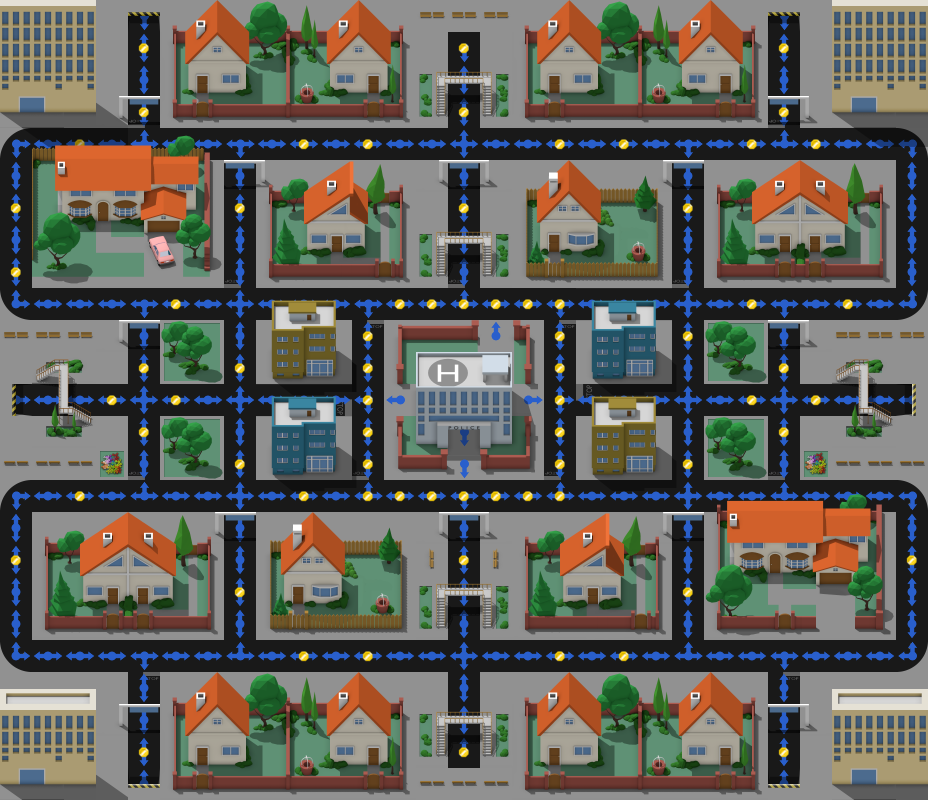

This game map was drawn from its Tiled (.tmx) file and the tilesets committed beside it. A one-line description and the trimmed map source follow:
An orthogonal 29x25 tile map with 32x32 px tiles, 5 tile layers (Background, Path, dots, overlay_strada, ...), 3 tilesets and 19 objects (8x pill, 6x teleport, red_enemy, green_enemy, magenta_enemy, ...).

<map version="1.0" orientation="orthogonal" renderorder="right-down" width="29" height="25" tilewidth="32" tileheight="32" nextobjectid="20">
 <tileset firstgid="1" name="metatiles" tilewidth="32" tileheight="32" tilecount="20" columns="5">
  <image source="../img/map/metatiles.png" width="160" height="128" />
  <tile id="0">
   <properties>
    <property name="direction" value="1110" />
   </properties>
  </tile>
  <tile id="1">
   <properties>
    <property name="direction" value="0111" />
   </properties>
  </tile>
  <tile id="2">
   <properties>
    <property name="direction" value="1011" />
   </properties>
  </tile>
  <tile id="3">
   <properties>
    <property name="direction" value="1101" />
   </properties>
  </tile>
  <tile id="4">
   <properties>
    <property name="direction" value="1111" />
   </properties>
  </tile>
  <tile id="5">
   <properties>
    <property name="direction" value="1100" />
   </properties>
  </tile>
  <tile id="6">
   <properties>
    <property name="direction" value="0110" />
   </properties>
  </tile>
  <tile id="7">
   <properties>
    <property name="direction" value="0011" />
   </properties>
  </tile>
  <tile id="8">
   <properties>
    <property name="direction" value="1001" />
   </properties>
  </tile>
  <tile id="9">
   <properties>
    <property name="direction" value="1010" />
   </properties>
  </tile>
  <tile id="10">
   <properties>
    <property name="direction" value="1000" />
   </properties>
  </tile>
  <tile id="11">
   <properties>
    <property name="direction" value="0100" />
   </properties>
  </tile>
  <tile id="12">
   <properties>
    <property name="direction" value="0010" />
   </properties>
  </tile>
  <tile id="13">
   <properties>
    <property name="direction" value="0001" />
   </properties>
  </tile>
  <tile id="14">
   <properties>
    <property name="direction" value="0101" />
   </properties>
  </tile>
  <tile id="15">
   <properties>
    <property name="direction" value="0000" />
    <property name="type" value="solid" />
   </properties>
  </tile>
 </tileset>
 <tileset firstgid="21" name="case" tilewidth="32" tileheight="32" tilecount="616" columns="8">
  <image source="../img/map/casetiles.png" width="256" height="2464" />
 </tileset>
 <tileset firstgid="637" name="strade" tilewidth="32" tileheight="32" tilecount="52" columns="4">
  <image source="../img/map/stradatiles.png" width="128" height="416" />
 </tileset>
 <layer name="Background" width="29" height="25">
  <properties>
   <property name="preRender" value="false" />
  </properties>
  <data>[725 cells, 725 non-empty, 203 distinct tile ids]</data>
 </layer>
 <layer name="Path" width="29" height="25">
  <data>[725 cells, 231 non-empty, 15 distinct tile ids]</data>
 </layer>
 <layer name="dots" width="29" height="25">
  <data>[725 cells, 70 non-empty, 1 distinct tile ids]</data>
 </layer>
 <objectgroup name="Enemies">
  <object id="1" name="enemy" type="red_enemy" gid="18" x="384" y="416" width="32" height="32">
   <properties>
    <property name="behavior" value="random" />
    <property name="delay" value="100" />
    <property name="keepAlive" value="true" />
   </properties>
  </object>
  <object id="2" name="enemy" type="green_enemy" gid="18" x="512" y="416" width="32" height="32">
   <properties>
    <property name="behavior" value="random" />
    <property name="delay" value="1000" />
    <property name="keepAlive" value="true" />
   </properties>
  </object>
  <object id="3" name="enemy" type="magenta_enemy" gid="18" x="448" y="448" width="32" height="32">
   <properties>
    <property name="behavior" value="chase" />
    <property name="keepAlive" value="true" />
   </properties>
  </object>
  <object id="4" name="enemy" type="blue_enemy" gid="18" x="480" y="352" width="32" height="32">
   <properties>
    <property name="behavior" value="chase" />
    <property name="delay" value="2000" />
    <property name="keepAlive" value="true" />
   </properties>
  </object>
 </objectgroup>
 <objectgroup name="Entities">
  <object id="5" name="player" gid="19" x="352" y="320" width="32" height="32" />
  <object id="6" name="teleport" gid="20" x="0" y="416" width="32" height="32">
   <properties>
    <property name="destination" value="1" />
    <property name="id" value="2" />
   </properties>
  </object>
  <object id="7" name="teleport" gid="20" x="896" y="416" width="32" height="32">
   <properties>
    <property name="destination" value="2" />
    <property name="id" value="1" />
   </properties>
  </object>
  <object id="8" name="teleport" gid="20" x="128" y="32" width="32" height="32">
   <properties>
    <property name="destination" value="2" />
    <property name="id" value="3" />
   </properties>
  </object>
  <object id="9" name="teleport" gid="20" x="128" y="800" width="32" height="32">
   <properties>
    <property name="destination" value="3" />
    <property name="id" value="2" />
   </properties>
  </object>
  <object id="10" name="teleport" gid="20" x="768" y="32" width="32" height="32">
   <properties>
    <property name="destination" value="5" />
    <property name="id" value="6" />
   </properties>
  </object>
  <object id="11" name="teleport" gid="20" x="768" y="800" width="32" height="32">
   <properties>
    <property name="destination" value="6" />
    <property name="id" value="5" />
   </properties>
  </object>
 </objectgroup>
 <objectgroup name="powerup">
  <object id="12" name="pill" gid="17" x="0" y="160" width="32" height="32" />
  <object id="13" name="pill" gid="17" x="896" y="160" width="32" height="32" />
  <object id="14" name="pill" gid="17" x="448" y="672" width="32" height="32" />
  <object id="15" name="pill" gid="17" x="0" y="672" width="32" height="32" />
  <object id="16" name="pill" gid="17" x="896" y="672" width="32" height="32" />
  <object id="17" name="pill" gid="17" x="448" y="160" width="32" height="32" />
  <object id="18" name="pill" gid="17" x="128" y="416" width="32" height="32" />
  <object id="19" name="pill" gid="17" x="768" y="416" width="32" height="32" />
 </objectgroup>
 <layer name="overlay_strada" width="29" height="25">
  <data>[725 cells, 58 non-empty, 24 distinct tile ids]</data>
 </layer>
 <layer name="overlay" width="29" height="25">
  <data>[725 cells, 118 non-empty, 62 distinct tile ids]</data>
 </layer>
</map>
